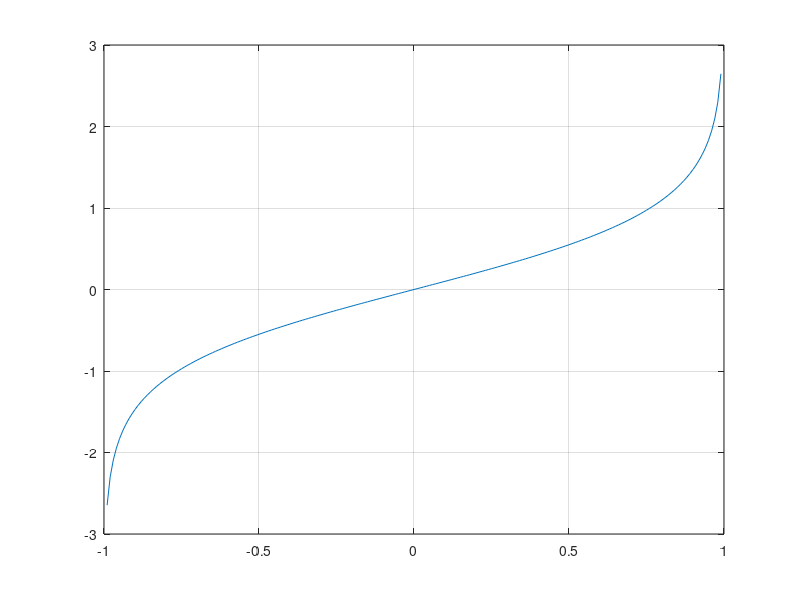

The MATLAB script that drew this image:
% Regression test function (black box) for atanh
% This function is autogenerated by helpgen.py
function bbtest_success = bbtest_mathfunctions_atanh
  bbtest_success = 1;
NumErrors = 0;
try
  x = -0.99:.01:0.99;
catch
  NumErrors = NumErrors + 1;
end
try
  plot(x,atanh(x)); grid('on');
catch
  NumErrors = NumErrors + 1;
end
try
  mprint('atanhplot');
catch
  NumErrors = NumErrors + 1;
end
if (NumErrors ~= 0) bbtest_success = 0; return; end
